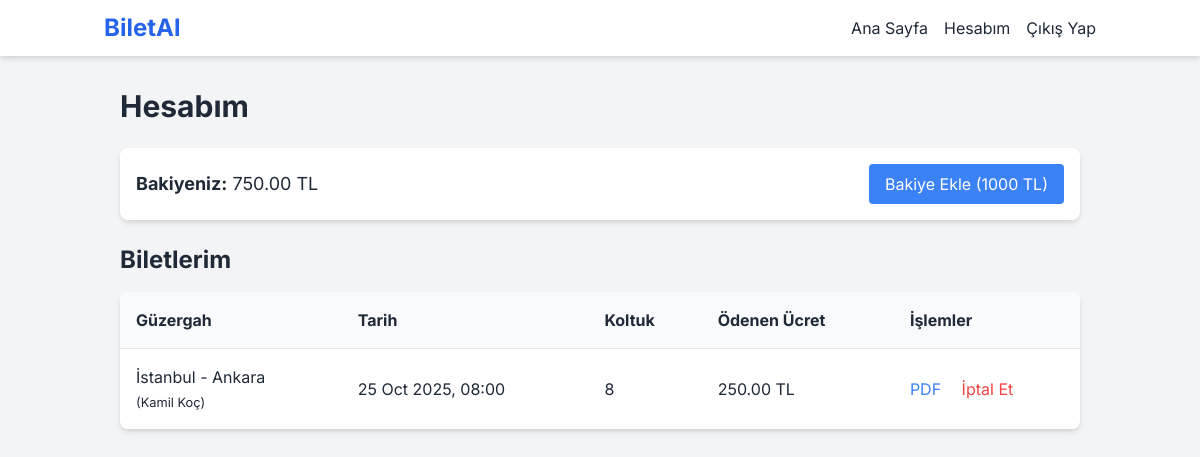
Page /my_account.php (signed in) on the earlier database version.
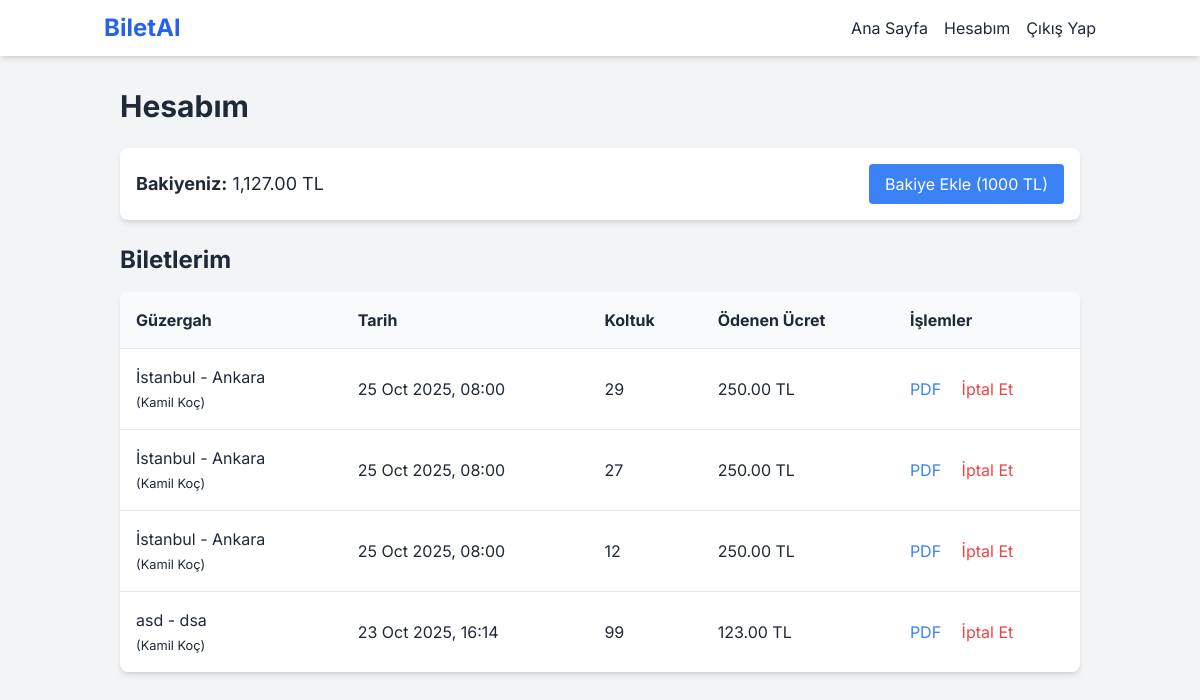
Same page on the later database version.
### tables this page shows
CREATE TABLE users (
                id INTEGER PRIMARY KEY AUTOINCREMENT, fullname TEXT NOT NULL, email TEXT NOT NULL UNIQUE,
                password TEXT NOT NULL, role TEXT NOT NULL DEFAULT 'User', company_id INTEGER,
                balance REAL NOT NULL DEFAULT 0.0, FOREIGN KEY (company_id) REFERENCES companies(id)
            );

CREATE TABLE bookings (
                id INTEGER PRIMARY KEY AUTOINCREMENT, user_id INTEGER NOT NULL, trip_id INTEGER NOT NULL,
                seat_number INTEGER NOT NULL, price_paid REAL NOT NULL, booking_time TEXT DEFAULT CURRENT_TIMESTAMP,
                FOREIGN KEY (user_id) REFERENCES users(id), FOREIGN KEY (trip_id) REFERENCES trips(id)
            );

CREATE TABLE trips (
                id INTEGER PRIMARY KEY AUTOINCREMENT, company_id INTEGER NOT NULL, departure_location TEXT NOT NULL,
                arrival_location TEXT NOT NULL, departure_time TEXT NOT NULL, price REAL NOT NULL,
                seat_count INTEGER NOT NULL, FOREIGN KEY (company_id) REFERENCES companies(id)
            );

CREATE TABLE companies (id INTEGER PRIMARY KEY AUTOINCREMENT, name TEXT NOT NULL UNIQUE, created_at TEXT DEFAULT CURRENT_TIMESTAMP);

### helpers.php (called while the page is built, shortened)
<?php
function is_logged_in() {
    return isset($_SESSION['user_id']);
}

### my_account.php (the view, shortened to what this page needs)
<?php
require_once 'config.php';
require_once 'helpers.php';
$query = $pdo->prepare("SELECT balance FROM users WHERE id = ?");
$query->execute([$_SESSION['user_id']]);
$balance = $query->fetchColumn();
$query = $pdo->prepare("SELECT b.*, t.departure_location, t.arrival_location, t.departure_time, c.name as company_name FROM bookings b JOIN trips t ON b.trip_id = t.id JOIN companies c ON t.company_id = c.id WHERE b.user_id = ? ORDER BY t.departure_time DESC");
$query->execute([$_SESSION['user_id']]);
$bookings = $query->fetchAll();
include 'header.php';
?>
<h1 class="text-3xl font-bold mb-6">Hesabım</h1>
<div class="flex justify-between items-center mb-6 bg-white p-4 rounded-lg shadow-md">
    <p class="text-lg"><strong>Bakiyeniz:</strong> <?php echo number_format($balance, 2); ?> TL</p>
    <form action="hesabim.php" method="POST">
        <button type="submit" name="add_balance" class="bg-blue-500 text-white px-4 py-2 rounded hover:bg-blue-600">Bakiye Ekle (1000 TL)</button>
    </form>
</div>
<h2 class="text-2xl font-bold mb-4">Biletlerim</h2>
<div class="bg-white rounded-lg shadow-md overflow-x-auto">
    <table class="w-full text-left">
        <thead class="bg-gray-50">
           <tr>
               <th class="p-4">Güzergah</th>
               <th class="p-4">Tarih</th>
               <th class="p-4">Koltuk</th>
               <th class="p-4">Ödenen Ücret</th>
               <th class="p-4">İşlemler</th>
           </tr>
        </thead>
        <tbody>
            <?php if (empty($bookings)): ?>
                <tr><td colspan="5" class="p-4 text-center">Hiç biletiniz bulunmuyor.</td></tr>
            <?php else: ?>
                <?php foreach($bookings as $booking): ?>
                <tr class="border-t">
                    <td class="p-4"><?php echo $booking['departure_location'] . ' - ' . $booking['arrival_location']; ?> <br><small>(<?php echo $booking['company_name']; ?>)</small></td>
                    <td class="p-4"><?php echo date('d M Y, H:i', strtotime($booking['departure_time'])); ?></td>
                    <td class="p-4"><?php echo $booking['seat_number']; ?></td>
                    <td class="p-4"><?php echo number_format($booking['price_paid'], 2); ?> TL</td>
                    <td class="p-4">
                         <a href="biletgoruntule.php?booking_id=<?php echo $booking['id']; ?>" class="text-blue-500 hover:underline mr-4" target="_blank">PDF</a>
                         <form action="hesabim.php" method="POST" class="inline" onsubmit="return confirm('Bu bileti iptal etmek istediğinize emin misiniz?');">
                             <button type="submit" name="cancel_booking" class="text-red-500 hover:underline">İptal Et</button>
                         </form>
                    </td>
                </tr>
                <?php endforeach; ?>
            <?php endif; ?>
        </tbody>
    </table>
</div>
<?php require_once 'footer.php'; ?>

### header.php (shortened to what this page needs)
<!DOCTYPE html>
<html lang="tr">
<head>
    <link href="https://cdn.jsdelivr.net/npm/tailwindcss@2.2.19/dist/tailwind.min.css" rel="stylesheet">
    <link rel="stylesheet" href="style.css">
</head>
<body class="bg-gray-100 text-gray-800">
    <nav class="bg-white shadow-md">
        <div class="container mx-auto px-4 py-3 flex justify-between items-center">
            <a href="index.php" class="text-2xl font-bold text-blue-600">BiletAl</a>
            <div class="flex items-center space-x-4">
                <a href="index.php" class="hover:text-blue-500">Ana Sayfa</a>
                <?php if (is_logged_in()): ?>
                    <?php if ($_SESSION['role'] === 'Admin'): ?>
                        <a href="/admin/" class="hover:text-blue-500">Admin Paneli</a>
                    <?php elseif ($_SESSION['role'] === 'Firma Admin'): ?>
                        <a href="/firmaadmin/" class="hover:text-blue-500">Firma Paneli</a>
                    <?php elseif ($_SESSION['role'] === 'User'): ?>
                        <a href="/my_account.php" class="hover:text-blue-500">Hesabım</a>
                    <?php endif; ?>
                    <a href="/logout.php" class="hover:text-blue-500">Çıkış Yap</a>
                <?php else: ?>
                    <a href="login.php" class="hover:text-blue-500">Giriş Yap</a>
                    <a href="register.php" class="bg-blue-500 text-white px-3 py-1 rounded hover:bg-blue-600">Kayıt Ol</a>
                <?php endif; ?>
            </div>
        </div>
    </nav>
    <main class="container mx-auto p-4 md:p-8">

### footer.php
    </main>
</body>
</html>

### style.css (style rules this page uses)
body { font-family: 'Inter', sans-serif; }

Differences in the rows shown:
removed bookings: trip.departure_location "İstanbul", trip.arrival_location "Ankara", companies.name "Kamil Koç", trip.departure_time "25 Oct 2025, 08:00", seat_number "8", price_paid "250.00"
changed users: balance "750.00" → "1,127.00"
added bookings: trip.departure_location "İstanbul", trip.arrival_location "Ankara", companies.name "Kamil Koç", trip.departure_time "25 Oct 2025, 08:00", seat_number "29", price_paid "250.00"
added bookings: trip.departure_location "İstanbul", trip.arrival_location "Ankara", companies.name "Kamil Koç", trip.departure_time "25 Oct 2025, 08:00", seat_number "27", price_paid "250.00"
added bookings: trip.departure_location "İstanbul", trip.arrival_location "Ankara", companies.name "Kamil Koç", trip.departure_time "25 Oct 2025, 08:00", seat_number "12", price_paid "250.00"
added bookings: trip.departure_location "asd", trip.arrival_location "dsa", companies.name "Kamil Koç", trip.departure_time "23 Oct 2025, 16:14", seat_number "99", price_paid "123.00"
